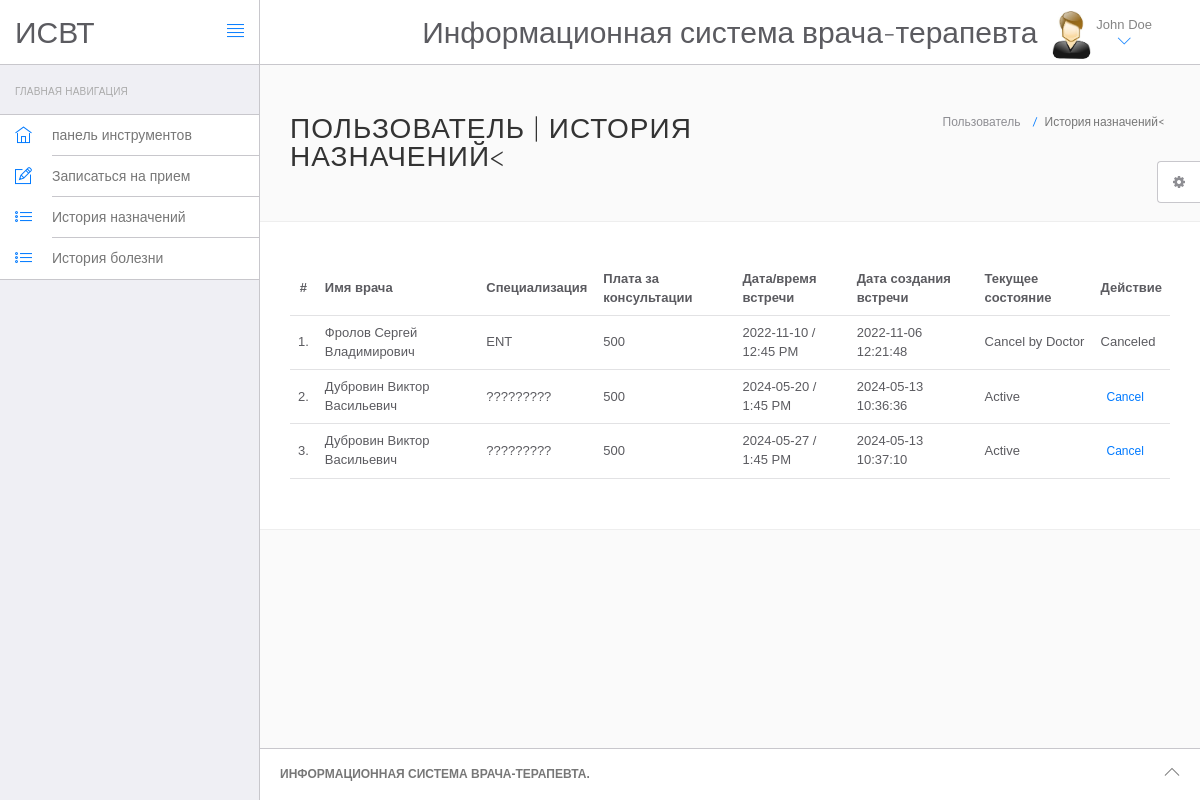
Screenshot of /hms/appointment-history.php (signed in) with the database file from the repository.
### tables this page shows
CREATE TABLE `users` (
  `id` int(11) NOT NULL,
  `fullName` varchar(255) DEFAULT NULL,
  `address` longtext DEFAULT NULL,
  `city` varchar(255) DEFAULT NULL,
  `gender` varchar(255) DEFAULT NULL,
  `email` varchar(255) DEFAULT NULL,
  `password` varchar(255) DEFAULT NULL,
  `regDate` timestamp NULL DEFAULT current_timestamp(),
  `updationDate` timestamp NULL DEFAULT NULL ON UPDATE current_timestamp()
);

CREATE TABLE `appointment` (
  `id` int(11) NOT NULL,
  `doctorSpecialization` varchar(255) DEFAULT NULL,
  `doctorId` int(11) DEFAULT NULL,
  `userId` int(11) DEFAULT NULL,
  `consultancyFees` int(11) DEFAULT NULL,
  `appointmentDate` varchar(255) DEFAULT NULL,
  `appointmentTime` varchar(255) DEFAULT NULL,
  `postingDate` timestamp NULL DEFAULT current_timestamp(),
  `userStatus` int(11) DEFAULT NULL,
  `doctorStatus` int(11) DEFAULT NULL,
  `updationDate` timestamp NULL DEFAULT NULL ON UPDATE current_timestamp()
);

CREATE TABLE `doctors` (
  `id` int(11) NOT NULL,
  `specilization` varchar(255) DEFAULT NULL,
  `doctorName` varchar(255) DEFAULT NULL,
  `address` longtext DEFAULT NULL,
  `docFees` varchar(255) DEFAULT NULL,
  `contactno` bigint(11) DEFAULT NULL,
  `docEmail` varchar(255) DEFAULT NULL,
  `password` varchar(255) DEFAULT NULL,
  `creationDate` timestamp NULL DEFAULT current_timestamp(),
  `updationDate` timestamp NULL DEFAULT NULL ON UPDATE current_timestamp()
);

### hms/appointment-history.php (the view, shortened to what this page needs)
<?php
include('include/config.php');
if(strlen($_SESSION['id']==0)) {
 header('location:logout.php');
  } else{
?>
<!DOCTYPE html>
<html lang="en">
	<head>
		<link rel="stylesheet" href="vendor/bootstrap/css/bootstrap.min.css">
		<link rel="stylesheet" href="vendor/fontawesome/css/font-awesome.min.css">
		<link rel="stylesheet" href="vendor/themify-icons/themify-icons.min.css">
		<link href="vendor/animate.css/animate.min.css" rel="stylesheet" media="screen">
		<link href="vendor/perfect-scrollbar/perfect-scrollbar.min.css" rel="stylesheet" media="screen">
		<link href="vendor/switchery/switchery.min.css" rel="stylesheet" media="screen">
		<link href="vendor/bootstrap-touchspin/jquery.bootstrap-touchspin.min.css" rel="stylesheet" media="screen">
		<link href="vendor/select2/select2.min.css" rel="stylesheet" media="screen">
		<link href="vendor/bootstrap-datepicker/bootstrap-datepicker3.standalone.min.css" rel="stylesheet" media="screen">
		<link href="vendor/bootstrap-timepicker/bootstrap-timepicker.min.css" rel="stylesheet" media="screen">
		<link rel="stylesheet" href="assets/css/styles.css">
		<link rel="stylesheet" href="assets/css/plugins.css">
		<link rel="stylesheet" href="assets/css/themes/theme-1.css" id="skin_color" />
	</head>
	<body>
		<div id="app">
<?php include('include/sidebar.php');?>
			<div class="app-content">
					<?php include('include/header.php');?>
				<div class="main-content" >
					<div class="wrap-content container" id="container">
						<section id="page-title">
							<div class="row">
								<div class="col-sm-8">
									<h1 class="mainTitle">Пользователь  | История назначений<</h1>
																	</div>
								<ol class="breadcrumb">
									<li>
										<span>Пользователь </span>
									</li>
									<li class="active">
										<span>История назначений<</span>
									</li>
								</ol>
							</div>
						</section>
						<div class="container-fluid container-fullw bg-white">
									<div class="row">
								<div class="col-md-12">
									<table class="table table-hover" id="sample-table-1">
										<thead>
											<tr>
												<th class="center">#</th>
												<th class="hidden-xs">Имя врача</th>
												<th>Специализация</th>
												<th>Плата за консультации</th>
												<th>Дата/время встречи </th>
												<th>Дата создания встречи </th>
												<th>Текущее состояние</th>
												<th>Действие</th>
											</tr>
										</thead>
										<tbody>
<?php
$sql=mysqli_query($con,"select doctors.doctorName as docname,appointment.*  from appointment join doctors on doctors.id=appointment.doctorId where appointment.userId='".$_SESSION['id']."'");
$cnt=1;
while($row=mysqli_fetch_array($sql))
{
?>
											<tr>
												<td class="center"><?php echo $cnt;?>.</td>
												<td class="hidden-xs"><?php echo $row['docname'];?></td>
												<td><?php echo $row['doctorSpecialization'];?></td>
												<td><?php echo $row['consultancyFees'];?></td>
												<td><?php echo $row['appointmentDate'];?> / <?php echo
												 $row['appointmentTime'];?>
												</td>
												<td><?php echo $row['postingDate'];?></td>
												<td>
<?php if(($row['userStatus']==1) && ($row['doctorStatus']==1))
{
	echo "Active";
}
if(($row['userStatus']==1) && ($row['doctorStatus']==0))
{
	echo "Cancel by Doctor";
}
												?></td>
												<td >
												<div class="visible-md visible-lg hidden-sm hidden-xs">
							<?php if(($row['userStatus']==1) && ($row['doctorStatus']==1))
{ ?>
	<a href="appointment-history.php?id=<?php echo $row['id']?>&cancel=update" onClick="return confirm('Are you sure you want to cancel this appointment ?')"class="btn btn-transparent btn-xs tooltips" title="Cancel Appointment" tooltip-placement="top" tooltip="Remove">Cancel</a>
	<?php } else {
		echo "Canceled";
		} ?>
												</div>
												</td>
											</tr>
											<?php
$cnt=$cnt+1;
											 }?>
										</tbody>
									</table>
								</div>
							</div>
								</div>
					</div>
				</div>
			</div>
	<?php include('include/footer.php');?>
	<?php include('include/setting.php');?>
		</div>
	</body>
</html>
<?php } ?>

### hms/include/sidebar.php
<div class="sidebar app-aside" id="sidebar">
				<div class="sidebar-container perfect-scrollbar">
<nav>
						<div class="navbar-title">
							<span>ГЛАВНАЯ НАВИГАЦИЯ</span>
						</div>
						<ul class="main-navigation-menu">
							<li>
								<a href="dashboard.php">
									<div class="item-content">
										<div class="item-media">
											<i class="ti-home"></i>
										</div>
										<div class="item-inner">
											<span class="title"> панель инструментов </span>
										</div>
									</div>
								</a>
							</li>
							<li>
								<a href="book-appointment.php">
									<div class="item-content">
										<div class="item-media">
											<i class="ti-pencil-alt"></i>
										</div>
										<div class="item-inner">
											<span class="title"> Записаться на прием</span>
										</div>
									</div>
								</a>
							</li>
							<li>
								<a href="appointment-history.php">
									<div class="item-content">
										<div class="item-media">
											<i class="ti-list"></i>
										</div>
										<div class="item-inner">
											<span class="title"> История назначений</span>
										</div>
									</div>
								</a>
							</li>
<li>
								<a href="manage-medhistory.php">
									<div class="item-content">
										<div class="item-media">
											<i class="ti-list"></i>
										</div>
										<div class="item-inner">
											<span class="title"> История болезни </span>
										</div>
									</div>
								</a>
							</li>
						</ul>
					</nav>
					</div>
			</div>

### hms/include/header.php (shortened to what this page needs)
<header class="navbar navbar-default navbar-static-top">
					<div class="navbar-header">
						<a class="navbar-brand" href="#">
							<h2 style="padding-top:20% ">ИСВТ</h2>
						</a>
						<a href="#" class="sidebar-toggler pull-right visible-md visible-lg" data-toggle-class="app-sidebar-closed" data-toggle-target="#app">
							<i class="ti-align-justify"></i>
						</a>
					</div>
					<div class="navbar-collapse collapse">
						<ul class="nav navbar-right">
								<li  style="padding-top:2% ">
								<h2>Информационная система врача-терапевта</h2>
							</li>
							<li class="dropdown current-user">
								<a href class="dropdown-toggle" data-toggle="dropdown">
									<img src="assets/images/images.jpg"> <span class="username">
									<?php $query=mysqli_query($con,"select fullName from users where id='".$_SESSION['id']."'");
while($row=mysqli_fetch_array($query))
{
	echo $row['fullName'];
}
									?> <i class="ti-angle-down"></i></i></span>
								</a>
							</li>
						</ul>
					</div>
				</header>

### hms/include/footer.php
<footer>
				<div class="footer-inner">
					<div class="pull-left">
			<span class="text-bold text-uppercase"> ИНФОРМАЦИОННАЯ СИСТЕМА ВРАЧА-ТЕРАПЕВТА.</span>
					</div>
					<div class="pull-right">
						<span class="go-top"><i class="ti-angle-up"></i></span>
					</div>
				</div>
			</footer>

### hms/include/setting.php (shortened to what this page needs)
<div class="settings panel panel-default hidden-xs hidden-sm" id="settings">
				<button ct-toggle="toggle" data-toggle-class="active" data-toggle-target="#settings" class="btn btn-default">
					<i class="fa fa-spin fa-gear"></i>
				</button>
			</div>

### hms/assets/css/plugins.css (style rules this page uses)
.perfect-scrollbar { overflow-y: hidden !important; }

### hms/assets/css/themes/theme-1.css (style rules this page uses)
body { background: #FAFAFA; }
header .navbar-header { background: #ffffff !important; border-right-color: #c8c7cc !important; border-bottom-color: #c8c7cc !important; }
header .navbar-header .sidebar-toggler, header .navbar-header .sidebar-mobile-toggler { color: #007aff !important; }
header .navbar-header .navbar-brand { color: #777 !important; }
header .navbar-collapse { background: #ffffff !important; border-bottom-color: #c8c7cc !important; box-shadow: none !important; }
header .navbar-collapse .navbar-right > li > a { color: #777; }
header .navbar-collapse .navbar-right > li > a i { color: #007aff !important; }
#sidebar { background: #EFEFF4 !important; }
#sidebar:before { border-right-width: "1px" !important; border-right-style: solid; border-right-color: #c8c7cc !important; }
#sidebar nav { border-right-width: "1px" !important; border-right-style: solid; border-right-color: #c8c7cc !important; }
#sidebar nav .navbar-title { color: #aaaaaa; }
#sidebar nav > ul { background: #ffffff !important; border-bottom-color: #c8c7cc !important; border-top-color: #c8c7cc !important; }
#sidebar nav > ul > li > a .item-media > i { color: #007aff !important; }
#sidebar nav > ul > li > a .item-inner { color: #777 !important; border-bottom-color: #c8c7cc; }
#app > footer { background: #ffffff !important; border-top-color: #c8c7cc !important; color: #777; }

### rows the page displays
users: fullName "John Doe"
appointment: doctorId.doctorName "Фролов Сергей Владимирович", doctorSpecialization "ENT", consultancyFees "500", appointmentDate "2022-11-10", appointmentTime "12:45 PM", postingDate "2022-11-06 12:21:48", userStatus "Cancel by Doctor"
appointment: doctorId.doctorName "Дубровин Виктор Васильевич", doctorSpecialization "?????????", consultancyFees "500", appointmentDate "2024-05-20", appointmentTime "1:45 PM", postingDate "2024-05-13 10:36:36", userStatus "Active"
appointment: doctorId.doctorName "Дубровин Виктор Васильевич", doctorSpecialization "?????????", consultancyFees "500", appointmentDate "2024-05-27", appointmentTime "1:45 PM", postingDate "2024-05-13 10:37:10", userStatus "Active"
